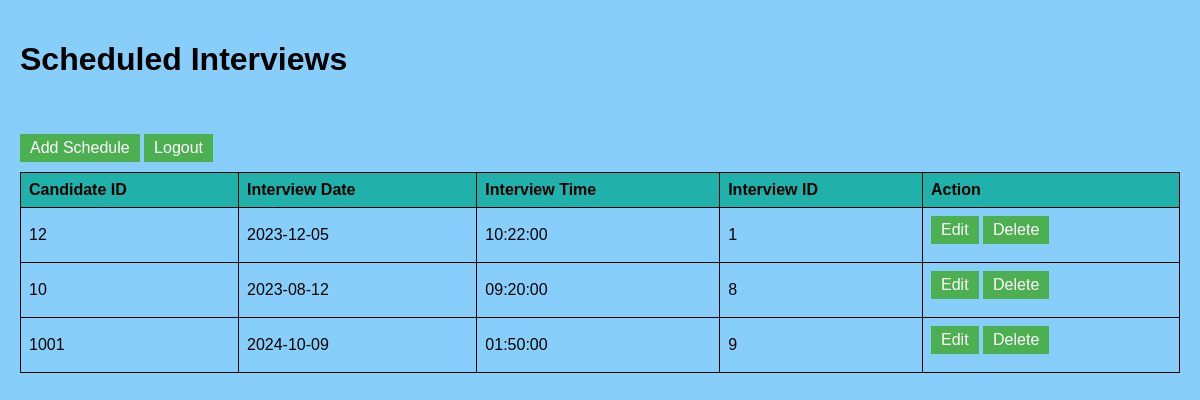
The page /php/recruiterpage.php on the database its author committed.
### tables this page shows
CREATE TABLE `interviews` (
  `candidate_id` int(11) NOT NULL,
  `interview_date` date NOT NULL,
  `interview_time` time NOT NULL,
  `interviewID` int(11) NOT NULL
);

### php/recruiterpage.php (the view, shortened to what this page needs)
<?php
include 'config.php';
$sql = "SELECT * FROM interviews";
$result = mysqli_query($conn, $sql);
$interviews = [];
if (mysqli_num_rows($result) > 0) {
    while ($row = mysqli_fetch_assoc($result)) {
        $interviews[] = $row;
    }
}
?>
<!DOCTYPE html>
<html lang="en">
<head>
</head>
<body>
    <h1>Scheduled Interviews</h1>
    <br><br>
    <a href="addschedule.php">Add Schedule</a>
    <a href="login.php">Logout</a>
    <table>
        <thead>
            <tr>
                <th>Candidate ID</th>
                <th>Interview Date</th>
                <th>Interview Time</th>
                <th>Interview ID</th>
                <th>Action</th>
            </tr>
        </thead>
        <tbody>
            <?php foreach ($interviews as $interview) : ?>
                <tr>
                    <td><?= $interview['candidate_id'] ?></td>
                    <td><?= $interview['interview_date'] ?></td>
                    <td><?= $interview['interview_time'] ?></td>
                    <td><?= $interview['interviewID'] ?></td>
                    <td>
                        <a href="editinterview.php?id=<?= $interview['interviewID'] ?>">Edit</a>
                        <a href="deleteinterview.php?id=<?= $interview['interviewID'] ?>">Delete</a>
                    </td>
                </tr>
            <?php endforeach; ?>
        </tbody>
    </table>
</body>
</html>

### php/recruiterpage.php (style rules this page uses)
body { font-family: Arial, sans-serif; margin: 0; padding: 20px; background-color: lightskyblue; }
h1 { margin-bottom: 20px; }
a { display: inline-block; padding: 5px 10px; background-color: #4CAF50; color: white; text-decoration: none; margin-bottom: 10px; }
table { width: 100%; border-collapse: collapse; }
th, td { border: 1px solid black; padding: 8px; text-align: left; }
th { background-color: lightseagreen; }

### rows shown on the page
interviews: candidate "12", interview_date "2023-12-05", interview_time "10:22:00", interviewID "1"
interviews: candidate "10", interview_date "2023-08-12", interview_time "09:20:00", interviewID "8"
interviews: candidate "1001", interview_date "2024-10-09", interview_time "01:50:00", interviewID "9"
